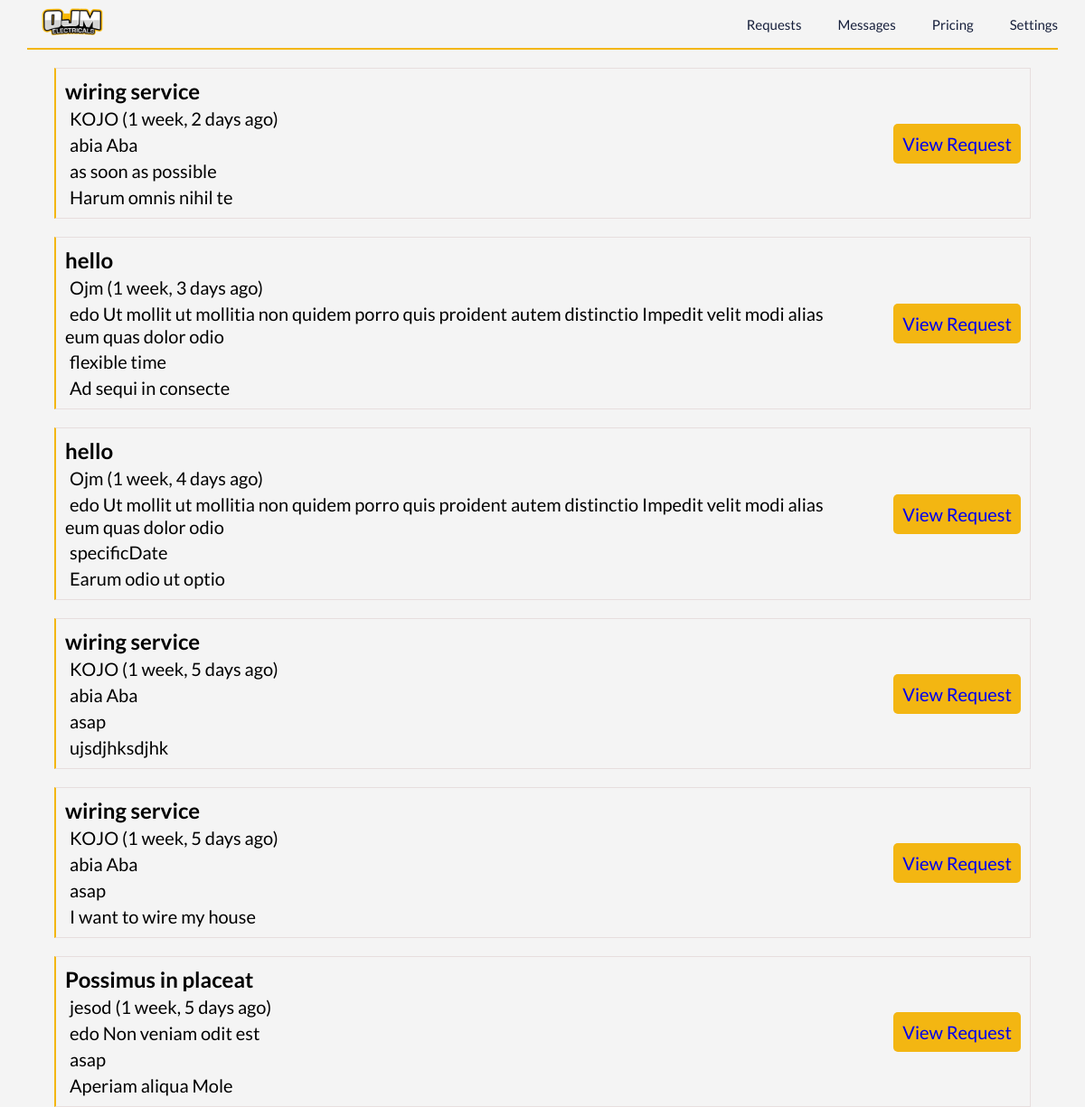
The app's page /requests with its own data.
### ojm_core/models.py (models this page shows, shortened)
class Request(models.Model):
    user = models.ForeignKey(User, on_delete=models.CASCADE)
    query = models.CharField(max_length=255)
    service_description = models.TextField()
    additional_files = models.FileField(upload_to='additional_files/', blank=True, null=True)
    job_start = models.CharField(max_length=20, blank=True, null=True)
    readiness = models.CharField(max_length=20, blank=True, null=True)
    start_date = models.DateField(blank=True, null=True)
    created_at = models.DateTimeField(auto_now_add=True)
    class Meta:
        ordering = ('-created_at',)

### userauth/models.py (models this page shows, shortened)
class User(AbstractUser):
    email = models.EmailField(unique=True)
    first_name = models.CharField(max_length=150, blank=True)
    last_name = models.CharField(max_length=150, blank=True)
    phone_number = models.CharField(max_length=25, blank=True)
    whatsapp_number = models.CharField(max_length=25, blank=True)
    USERNAME_FIELD = 'email'
    REQUIRED_FIELDS = ['username']

class ElectricianProfile(models.Model):
    user = models.OneToOneField(User, on_delete=models.CASCADE)
    business_name = models.CharField(max_length=255)
    service_description = models.TextField()
    profile_picture = models.ImageField(upload_to=user_directory_path, blank=True, null=True)
    founded_date = models.DateField()
    registered = models.BooleanField(default=False)
    country = models.CharField(max_length=50, choices=WEST_AFRICAN_COUNTRIES)
    state = models.CharField(max_length=50, choices=NIGERIAN_STATES)
    city = models.CharField(max_length=255)
    address = models.CharField(max_length=255)
    terms = models.BooleanField(default=False)
    number_of_employees = models.IntegerField(default=0)
    website_url = models.URLField(max_length=200, blank=True, null=True)
    youtube_url = models.URLField(max_length=200, blank=True, null=True)
    prices = models.TextField(blank=True, null=True)
    qualification = models.TextField(blank=True, null=True)
    cac_verified = models.BooleanField(default=False)
    id_verified = models.BooleanField(default=False)
    cac = models.CharField(max_length=200, blank=True, null=True)
    class Meta:
        verbose_name_plural = "Electricians"

class CustomerProfile(models.Model):
    user = models.OneToOneField(User, on_delete=models.CASCADE)
    profile_picture = models.ImageField(upload_to=user_directory_path, blank=True, null=True)
    country = models.CharField(max_length=50, choices=WEST_AFRICAN_COUNTRIES)
    state = models.CharField(max_length=50, choices=NIGERIAN_STATES)
    city = models.CharField(max_length=255)
    address = models.CharField(max_length=255)
    terms = models.BooleanField(default=False)
    class Meta:
        verbose_name_plural = "Customers"

### ojm_core/views.py (the view)
# urls.py: path('requests', views.all_requests, name="requests"),
def all_requests(request):
    customers_group = Group.objects.get(name="customers")
    requests = Request.objects.all()
    context = {
        'requests':requests,
    }
    return render(request, 'requests.html', context)

### templates/requests.html (shortened to what this page needs)
{% load static %}
<!DOCTYPE html>
<html lang="en">
<head>
    <link rel="stylesheet" href="https://unicons.iconscout.com/release/v4.0.8/css/line.css" />
    <link rel="stylesheet" href="{% static 'Css/requests.css' %}">
</head>
<body>
    <section>
        <div class="heading">
            <a href="{%url 'ojm_core:index'%}" class="nav_logo"><img src="{% static 'Assest/Img/ojm.png' %}" alt="Ojm" /></a>
            <div class="nav">
                <a href="{%url 'ojm_core:requests'%}" class="">
                     Requests
                </a>
                <a href="{%url 'chatapp:messages'%}" class="">
                     Messages
                </a>
                <a href="{% url 'payment:pay' %}" class="">
                    Pricing
                </a>
                <a href="{% url 'ojm_core:dashboard' %}" class="">
                    Settings
                </a>
            </div>
        </div>
        {% for r in requests %}
        <div class="request-container">
            <div class="job">
                <p class="job-title">{{ r.query }}</p>
                <p class="user"><span>{{ r.user.username }} ({{ r.created_at|timesince}} ago)</span></p>
                {% with r.user as user %}
                    {% if user.customerprofile %}
                        <p class="location"><span>{{ user.customerprofile.state }} {{ user.customerprofile.city }}</span></p>
                    {% elif user.electricianprofile %}
                        <p class="location"><span>{{ user.electricianprofile.state }} {{ user.electricianprofile.city }}</span></p>
                    {% else %}
                        <p class="location"><span><i class="uil uil-location-point"></i>Location not available</span></p>
                    {% endif %}
                {% endwith %}
                <p class="when"><span>{{ r.job_start }}</span></p>
                <p class="description"><span>{{ r.service_description }}</span></p>
            </div>
            <div class="view-button">
                <a href="{% url 'ojm_core:request_detail' request_id=r.id %}">View Request</a>
            </div>
        </div>
        {% endfor %}
</body>
</html>

### static/Css/requests.css (style rules this page uses)
:root { --main-color-one: rgb(243, 182, 18); --main-color-two: rgb(22, 31, 59); --background-color: #f4f4f4; --sidebar-width: 250px; --navbar-height: 60px; }
* { box-sizing: border-box; padding: 0; margin: 0; }
body { margin: 0; font-family: Lato, sans-serif; background-color: var(--background-color); }
a { text-decoration: none; }
.heading img { width: 100px; height: 50px; object-fit: cover; }
.heading { display: flex; justify-content: space-between; align-items: center; width: 95%; margin: auto; }
.nav { display: flex; justify-content: space-around; align-items: center; gap: 2.5rem; }
.nav a { color: var(--main-color-two); font-weight: 500; font-size: 15px; }
.heading { border-bottom: 2px solid var(--main-color-one); }
.request-container { display: flex; width: 90%; margin: auto; justify-content: space-between; margin-top: 20px; font-size: 20px; padding: 10px; border: 1px solid #e7dede; border-left: 2px solid var(--main-color-one); }
.job { width: 80%; }
.job-title { font-weight: 700; font-size: 1.5rem; }
.view-button { display: flex; align-items: center; justify-content: center; }
.view-button a { background: var(--main-color-one); padding: 10px; border-radius: 5px; }

### records on screen
Request: query "wiring service", user.username "KOJO", created_at "1 week, 2 days", user.electricianprofile.state "abia", user.electricianprofile.city "Aba", job_start "as soon as possible", service_description "Harum omnis nihil te"
Request: query "hello", user.username "Ojm", created_at "1 week, 3 days", user.electricianprofile.state "edo", user.electricianprofile.city "Ut mollit ut mollitia non quidem porro quis proident autem distinctio Impedit velit modi alias eum quas dolor odio", job_start "flexible time", service_description "Ad sequi in consecte"
Request: query "hello", user.username "Ojm", created_at "1 week, 4 days", user.electricianprofile.state "edo", user.electricianprofile.city "Ut mollit ut mollitia non quidem porro quis proident autem distinctio Impedit velit modi alias eum quas dolor odio", job_start "specificDate", service_description "Earum odio ut optio"
Request: query "wiring service", user.username "KOJO", created_at "1 week, 5 days", user.electricianprofile.state "abia", user.electricianprofile.city "Aba", job_start "asap", service_description "ujsdjhksdjhk"
Request: query "wiring service", user.username "KOJO", created_at "1 week, 5 days", user.electricianprofile.state "abia", user.electricianprofile.city "Aba", job_start "asap", service_description "I want to wire my house"
Request: query "Possimus in placeat", user.username "jesod", created_at "1 week, 5 days", user.customerprofile.state "edo", user.customerprofile.city "Non veniam odit est", job_start "asap", service_description "Aperiam aliqua Mole"
